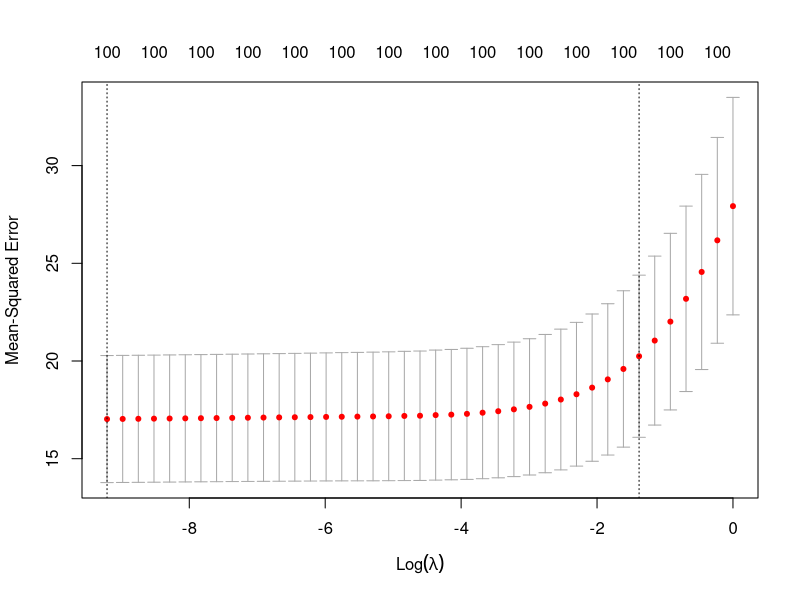
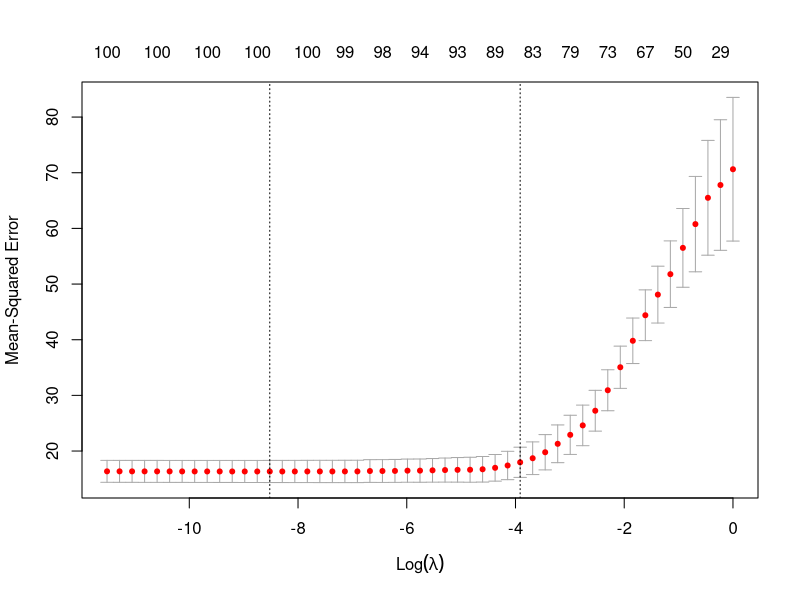

Source code (R) for these figures, in order: (Note: this script raises an error after producing the figures.)
## ---- chunk 1
knitr::opts_chunk$set(echo = TRUE)
library(plyr)
library(dplyr)
library(tidyr)
library(ggplot2)
library(reshape2)
library(glmnet)
library(boot)
library(modelr)
## ---- chunk 2
# Number of rows (or data points)
N <- 100
# Number of columns (or covariates, features)
K <- 100

mse_test_ols <- rep(0, 200)
mse_test_lasso <- rep(0, 200)
mse_test_ridge <- rep(0, 200)
mse_train_ols <- rep(0, 200)
mse_train_lasso <- rep(0, 200)
mse_train_ridge <- rep(0, 200)

# Create Sparse Beta
b_true <- c(rep(5,4),rep(0,96))

for (sims in 1:200) {

# Create a X matrix of N data points and K variates
X <- matrix(rnorm(N*K, mean=0, sd=1), nrow=N, ncol=K)

# This is Random Beta
b_true <- matrix(rnorm(K*1, mean=0, sd=1), K, 1)
e <- matrix(rnorm(N*1, mean=0, sd=1), N, 1)
Y <- X %*% b_true + e
head(Y)
train_data <- data.frame(Y,X)

myRidge <- cv.glmnet(X, Y, alpha=0, lambda=10^seq(-4,0,0.1))
plot(myRidge)

myLasso <- cv.glmnet(X, Y, alpha=1, lambda=10^seq(-5,0,0.1))
plot(myLasso)

myOLS <- glm(data=train_data, Y ~ X)
head(coef(myOLS))

# Create test data
X_new <- matrix(rnorm(N*K, mean=0, sd=1), nrow=N, ncol=K)
e_new <- matrix(rnorm(N*1, mean=0, sd=1), N, 1)
Y_new <- X_new %*% b_true + e_new
test_data <- data.frame(Y_new, X_new)

###############################################
# Generate prediction errors on train data
###############################################
pred_y_ols <- predict(myOLS, newdata=train_data)
mse_train_ols[sims] <- mean((train_data$Y - pred_y_ols)^2)

#lambda.min is the optimal lambda, the one that gives you the lowest cv-error, the one that corresponds to the left-most vertical line on the graph.
pred_y_ridge <- predict.cv.glmnet(myRidge, newx=X, s="lambda.min")  
mse_train_ridge[sims] <- mean((Y - pred_y_ridge)^2)

pred_y_lasso <- predict.cv.glmnet(myLasso, newx=X, s="lambda.min")  
mse_train_lasso[sims] <- mean((Y - pred_y_lasso)^2)

###############################################
# Generate prediction errors on test data
###############################################
pred_y_ols_new <- predict(myOLS, newdata=test_data)
mse_test_ols[sims] <- mean((test_data$Y_new - pred_y_ols_new)^2)

pred_y_ridge_new <- predict.cv.glmnet(myRidge, newx=X_new, s="lambda.min")  
mse_test_ridge[sims] <- mean((Y_new - pred_y_ridge_new)^2)

pred_y_lasso_new <- predict.cv.glmnet(myLasso, newx=X_new, s="lambda.min")  
mse_test_lasso[sims] <- mean((Y_new - pred_y_lasso_new)^2)

}
results <- data.frame(mse_test_ols = mean(mse_test_ols),
                      mse_test_lasso = mean(mse_test_lasso),
                      mse_test_ridge = mean(mse_test_ridge),
                      mse_train_ols = mean(mse_train_ols),
                      mse_train_lasso = mean(mse_train_lasso),
                      mse_train_ridge = mean(mse_train_ridge)
                      )
results


##########
# Results
##########
# Results should roughly be (Sparse Model)  --> better suits Lasso's strength "just a few do matter"
#    Lasso     Ridge     OLS
#tr:
#te:    *

# Results should roughly be (Non-Sparse Model)  --> better suits Ridge's strength "everything matters"
#    Lasso     Ridge     OLS
#tr:
#te:              *

# * denotes winner
## ---- chunk 3
plot(pressure)
